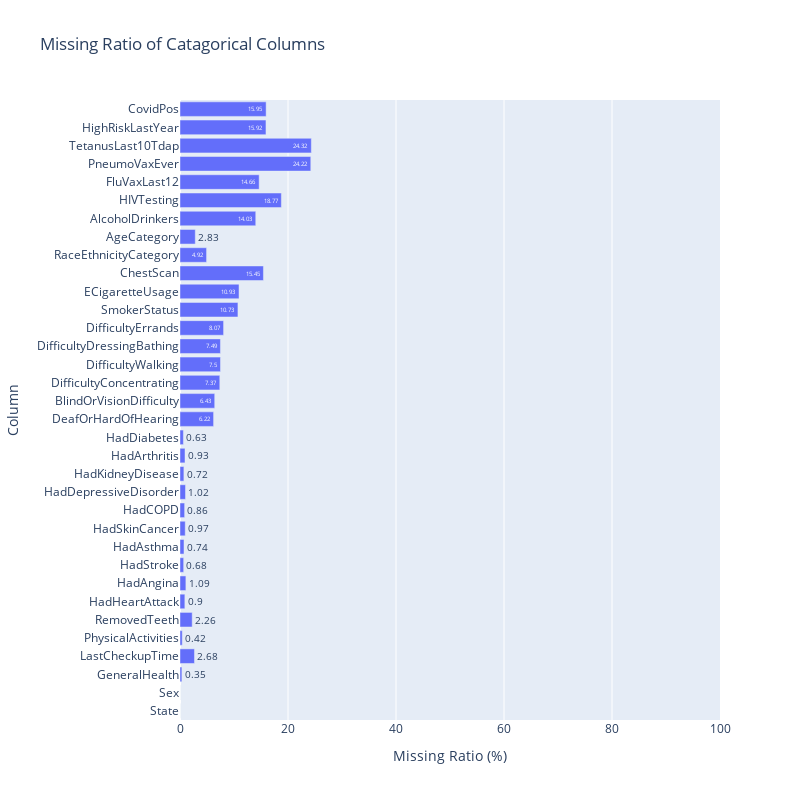

Notebook code for this chart:
### Markdown cell above
Visualize missing ratio of catagorical columns

### Code cell
cat_missing_ratio_df = pd.DataFrame({'Column': cat_missing_ratio.index, 'Missing Ratio (%)': cat_missing_ratio.values})
fig = px.bar(cat_missing_ratio_df, x = cat_missing_ratio_df['Missing Ratio (%)'], y = 'Column', 
             title = 'Missing Ratio of Catagorical Columns', range_x= (0, 100),
             text = 'Missing Ratio (%)')
fig.update_layout(height=800, width=800)
fig.show()

### Figure 1 — Plotly figure (JSON) as saved in the notebook; plotly's stock layout.template omitted (floating-point values rounded to 4 significant figures)
{"data": [{"alignmentgroup": "True", "hovertemplate": "Missing Ratio (%)=%{text}<br>Column=%{y}<extra></extra>", "legendgroup": "", "marker": {"color": "#636efa", "pattern": {"shape": ""}}, "name": "", "offsetgroup": "", "orientation": "h", "showlegend": false, "text": [0, 0, 0.35, 2.68, 0.42, 2.26, 0.9, 1.09, 0.68, 0.74, 0.97, 0.86, 1.02, 0.72, 0.93, 0.63, 6.22, 6.43, 7.37, 7.5, 7.49, 8.07, 10.73, 10.93, 15.45, 4.92, 2.83, 14.03, 18.77, 14.66, 24.22, 24.32, 15.92, 15.95], "textposition": "auto", "type": "bar", "x": [0, 0, 0.35, 2.68, 0.42, 2.26, 0.9, 1.09, 0.68, 0.74, 0.97, 0.86, 1.02, 0.72, 0.93, 0.63, 6.22, 6.43, 7.37, 7.5, 7.49, 8.07, 10.73, 10.93, 15.45, 4.92, 2.83, 14.03, 18.77, 14.66, 24.22, 24.32, 15.92, 15.95], "xaxis": "x", "y": ["State", "Sex", "GeneralHealth", "LastCheckupTime", "PhysicalActivities", "RemovedTeeth", "HadHeartAttack", "HadAngina", "HadStroke", "HadAsthma", "HadSkinCancer", "HadCOPD", "HadDepressiveDisorder", "HadKidneyDisease", "HadArthritis", "HadDiabetes", "DeafOrHardOfHearing", "BlindOrVisionDifficulty", "DifficultyConcentrating", "DifficultyWalking", "DifficultyDressingBathing", "DifficultyErrands", "SmokerStatus", "ECigaretteUsage", "ChestScan", "RaceEthnicityCategory", "AgeCategory", "AlcoholDrinkers", "HIVTesting", "FluVaxLast12", "PneumoVaxEver", "TetanusLast10Tdap", "HighRiskLastYear", "CovidPos"], "yaxis": "y"}], "layout": {"barmode": "relative", "height": 800, "legend": {"tracegroupgap": 0}, "title": {"text": "Missing Ratio of Catagorical Columns"}, "width": 800, "xaxis": {"anchor": "y", "domain": [0, 1], "range": [0, 100], "title": {"text": "Missing Ratio (%)"}}, "yaxis": {"anchor": "x", "domain": [0, 1], "title": {"text": "Column"}}}}
